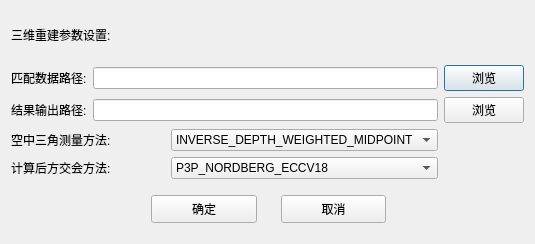
<?xml version="1.0" encoding="UTF-8"?>
<ui version="4.0">
 <class>Dialog_sfmpointcloudcreate</class>
 <widget class="QDialog" name="Dialog_sfmpointcloudcreate">
  <property name="geometry">
   <rect>
    <x>0</x>
    <y>0</y>
    <width>535</width>
    <height>244</height>
   </rect>
  </property>
  <property name="windowTitle">
   <string>Dialog</string>
  </property>
  <layout class="QGridLayout" name="gridLayout">
   <item row="4" column="2">
    <widget class="QComboBox" name="comboBox_resectionMethod">
     <property name="currentIndex">
      <number>3</number>
     </property>
     <item>
      <property name="text">
       <string>DLT_6POINTS</string>
      </property>
     </item>
     <item>
      <property name="text">
       <string>P3P_KE_CVPR17</string>
      </property>
     </item>
     <item>
      <property name="text">
       <string>P3P_KNEIP_CVPR11</string>
      </property>
     </item>
     <item>
      <property name="text">
       <string>P3P_NORDBERG_ECCV18</string>
      </property>
     </item>
     <item>
      <property name="text">
       <string>UP2P_KUKELOVA_ACCV10</string>
      </property>
     </item>
    </widget>
   </item>
   <item row="4" column="0" colspan="2">
    <widget class="QLabel" name="label_22">
     <property name="text">
      <string>计算后方交会方法:</string>
     </property>
    </widget>
   </item>
   <item row="2" column="0">
    <widget class="QLabel" name="label_20">
     <property name="text">
      <string>结果输出路径:</string>
     </property>
    </widget>
   </item>
   <item row="1" column="0">
    <widget class="QLabel" name="label_15">
     <property name="text">
      <string>匹配数据路径:</string>
     </property>
    </widget>
   </item>
   <item row="0" column="0" colspan="3">
    <widget class="QLabel" name="label_18">
     <property name="text">
      <string>三维重建参数设置:</string>
     </property>
    </widget>
   </item>
   <item row="1" column="1" colspan="2">
    <widget class="QLineEdit" name="lineEdit_inputDir"/>
   </item>
   <item row="1" column="3">
    <widget class="QPushButton" name="pushButton_browseInputDir">
     <property name="text">
      <string>浏览</string>
     </property>
    </widget>
   </item>
   <item row="2" column="3">
    <widget class="QPushButton" name="pushButton_browseOutputDir">
     <property name="text">
      <string>浏览</string>
     </property>
    </widget>
   </item>
   <item row="3" column="0" colspan="2">
    <widget class="QLabel" name="label_21">
     <property name="text">
      <string>空中三角测量方法:</string>
     </property>
    </widget>
   </item>
   <item row="2" column="1" colspan="2">
    <widget class="QLineEdit" name="lineEdit_OutputDir"/>
   </item>
   <item row="3" column="2">
    <widget class="QComboBox" name="comboBox_triangulationMethod">
     <property name="currentIndex">
      <number>3</number>
     </property>
     <item>
      <property name="text">
       <string>DIRECT_LINEAR_TRANSFORM</string>
      </property>
     </item>
     <item>
      <property name="text">
       <string>L1_ANGULAR</string>
      </property>
     </item>
     <item>
      <property name="text">
       <string>LINFINITY_ANGULAR</string>
      </property>
     </item>
     <item>
      <property name="text">
       <string>INVERSE_DEPTH_WEIGHTED_MIDPOINT</string>
      </property>
     </item>
    </widget>
   </item>
   <item row="5" column="0" colspan="4">
    <widget class="QWidget" name="widget" native="true">
     <widget class="QPushButton" name="btn_OK">
      <property name="geometry">
       <rect>
        <x>140</x>
        <y>10</y>
        <width>106</width>
        <height>28</height>
       </rect>
      </property>
      <property name="text">
       <string>确定</string>
      </property>
     </widget>
     <widget class="QPushButton" name="btn_CANCEL">
      <property name="geometry">
       <rect>
        <x>270</x>
        <y>10</y>
        <width>105</width>
        <height>28</height>
       </rect>
      </property>
      <property name="text">
       <string>取消</string>
      </property>
     </widget>
    </widget>
   </item>
  </layout>
 </widget>
 <resources/>
 <connections/>
</ui>
